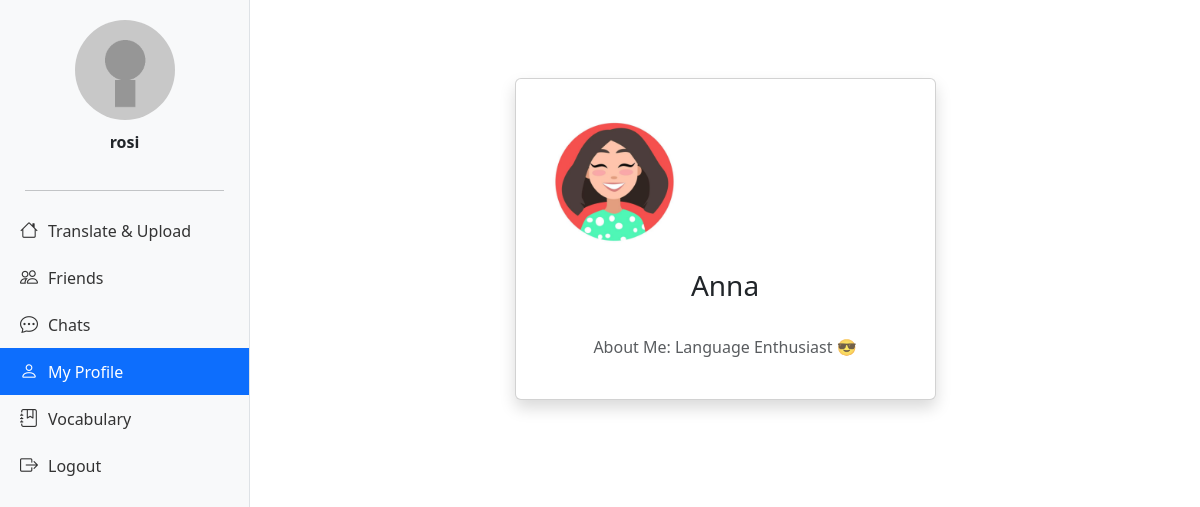
Page /profile/1 (signed in) on the committed database.
### tables this page shows
CREATE TABLE users (
    id INTEGER PRIMARY KEY AUTOINCREMENT,
    username TEXT UNIQUE NOT NULL,
    password TEXT NOT NULL,
    avatar TEXT,
    about_me TEXT
);

### app.py (the view)
@app.route('/profile/<int:user_id>')
def profile(user_id):
    conn = get_db()
    cursor = conn.cursor()
    cursor.execute('SELECT username, avatar, about_me FROM users WHERE id = ?', (user_id,))
    user = cursor.fetchone()
    conn.close()
    if not user:
        return "User not found.", 404
    return render_template('profile.html',
                           username=user[0],
                           avatar=user[1],
                           about_me=user[2],
                           user_id=user_id)

### app.py (called while the page is built)
def get_db():
    db = getattr(g, '_database', None)
    if db is None:
        db = g._database = sqlite3.connect(DATABASE)
    return db

### templates/profile.html (shortened to what this page needs)
{% extends 'base.html' %}
{% block content %}
<div class="container mt-5">
    <div class="row justify-content-center">
        <div class="col-md-8 col-lg-6">
            <div class="card shadow p-4 text-center">
                {% if session['user_id'] == user_id %}
                <label for="avatar-upload" style="cursor:pointer;">
                    <img src="/{{ avatar if avatar else 'static/avatars/default.png' }}"
                         alt="Avatar"
                         class="rounded-circle mb-3"
                         style="width:150px; height:150px; object-fit:cover;">
                </label>
                <input type="file" id="avatar-upload" style="display:none;" onchange="uploadAvatar()">
                {% else %}
                <img src="/{{ avatar if avatar else 'static/avatars/default.png' }}"
                     alt="Avatar"
                     class="rounded-circle mb-3"
                     style="width:150px; height:150px; object-fit:cover;">
                {% endif %}
                <h3 id="username-display">
                    {{ username }}
                </h3>
                <p class="text-muted mt-4" id="about_me-display">
                    About Me: {{ about_me if about_me else "No description yet." }}
                </p>
            </div>
        </div>
    </div>
</div>
{% endblock %}

### templates/base.html (style rules this page uses)
body { margin: 0; padding: 0; font-family: "Segoe UI", Tahoma, Geneva, Verdana, sans-serif; }

### rows in the picture
users: avatar (picture), username "Anna", about_me "Language Enthusiast 😎"

### other values in the picture
{{ session.get('username', 'User') }} "rosi"
